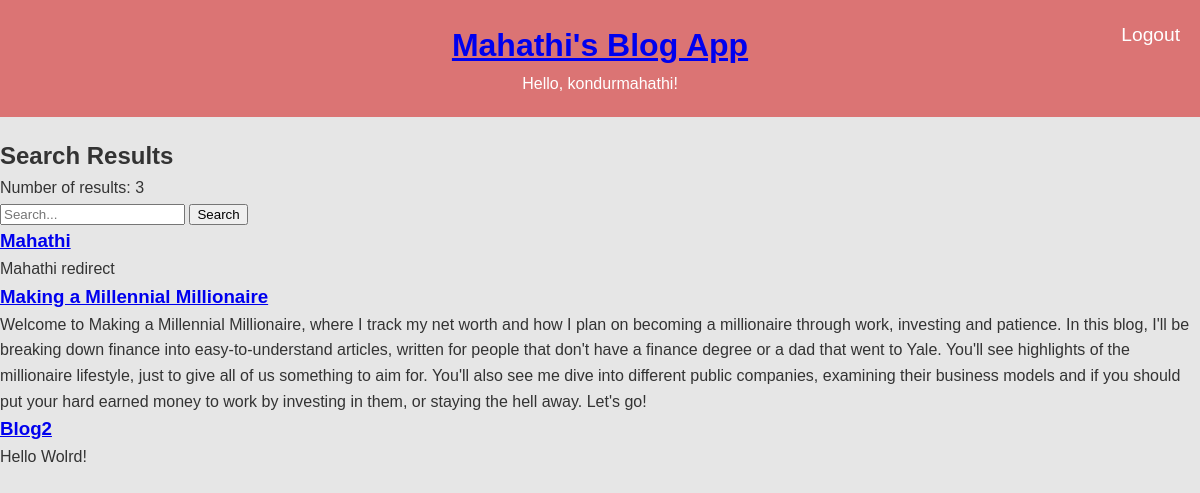
The app's page /search/ (signed in) with its own data.
### blog/models.py (models this page shows, shortened)
class Post(models.Model):
    title = models.CharField(max_length=200)
    content = models.TextField()

### blog/views.py (the view)
# urls.py: path('search/', search, name='search'),
def search(request):
    query = request.GET.get('q', '')
    print(f"Search query: {query}")
    if query:
        posts = Post.objects.filter(title__icontains=query) | Post.objects.filter(content__icontains=query)
    else:
        posts = Post.objects.all()
    return render(request, 'blog/search.html', {'results': posts})

### blog/templates/blog/search.html
{% extends 'base.html' %}
{% block content %}
<h2>Search Results</h2>
<p>Number of results: {{ results|length }}</p>
  <form method="get" action="{% url 'search' %}">
    <input type="text" name="q" placeholder="Search...">
    <input type="submit" value="Search">
  </form>
  {% if results %}
    <ul>
      {% for post in results %}
        <li>
          <h3><a href="{% url 'post_detail' post.id %}">{{ post.title }}</a></h3>
          <p>{{ post.content }}</p>
        </li>
      {% endfor %}
    </ul>
  {% else %}
    <p>No results found.</p>
  {% endif %}
{% endblock %}

### blog/templates/base.html (shortened to what this page needs)
{% load static %}
<!DOCTYPE html>
<html lang="en">
<head>
    <link rel="stylesheet" href="{% static 'blog/css/styles.css' %}">
    <link rel="stylesheet" href="https://cdnjs.cloudflare.com/ajax/libs/font-awesome/6.0.0/css/all.min.css" />
</head>
<body>
    <header>
        <h1><a href="{% url 'post_list' %}">Mahathi's Blog App</a></h1>
        {% if user.is_authenticated %}
            <p>Hello, {{ user.username }}!</p>
            <a href="{% url 'logout' %}" class="logout">Logout</a>
        {% else %}
            <p><a href="{% url 'login' %}">Login</a> | <a href="{% url 'register' %}">Register</a></p>
        {% endif %}
    </header>
    <main>
        {% block content %}{% endblock %}
    </main>
</body>
</html>

### blog/static/blog/css/styles.css (style rules this page uses)
body, h1, h2, h3, p, ul, li { margin: 0; padding: 0; }
body { font-family: 'Arial', sans-serif; line-height: 1.6; background-color: #e6e6e6; color: #333; display: flex; flex-direction: column; align-items: center; min-height: 100vh; }
header { background-color: #db7474; color: #fff; padding: 20px 0; width: 100%; text-align: center; }
header h1 { font-size: 2em; }
main { margin-top: 20px; }
.logout { position: absolute; top: 20px; right: 20px; color: #fff; text-decoration: none; font-size: 1.2em; }

### records on screen
Post: title "Mahathi", content "Mahathi redirect"
Post: title "Making a Millennial Millionaire", content "Welcome to Making a Millennial Millionaire, where I track my net worth and how I plan on becoming a millionaire through work, investing and patience. In this blog, I'll be breaking down finance into easy-to-understand articles, written for people that don't have a finance degree or a dad that went to Yale. You'll see highlights of the millionaire lifestyle, just to give all of us something to aim for. You'll also see me dive into different public companies, examining their business models and if you should put your hard earned money to work by investing in them, or staying the hell away. Let's go!"
Post: title "Blog2", content "Hello Wolrd!"

### other values on screen
{{ user.username }} "kondurmahathi"
{{ results|length }} "3"
